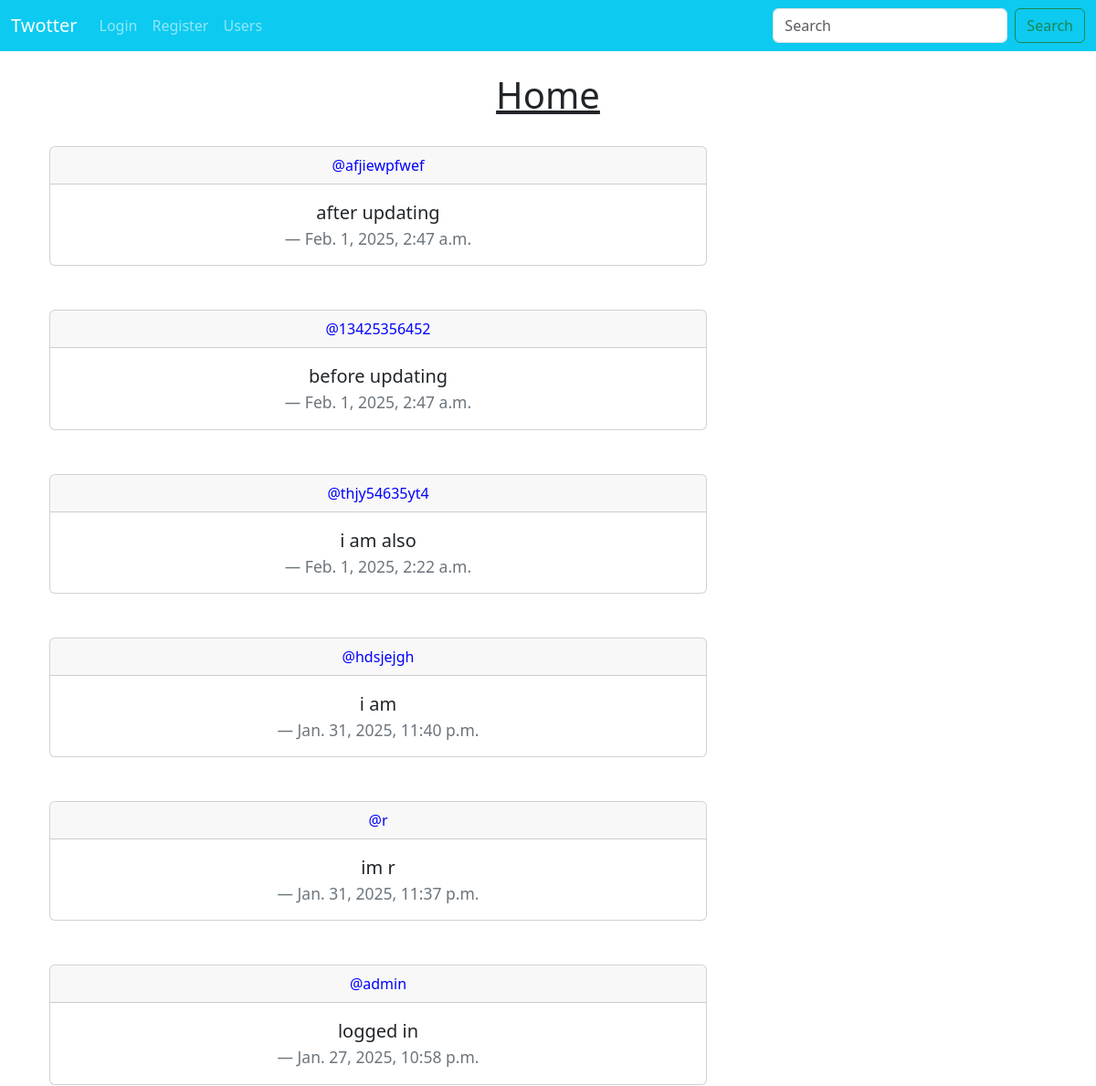
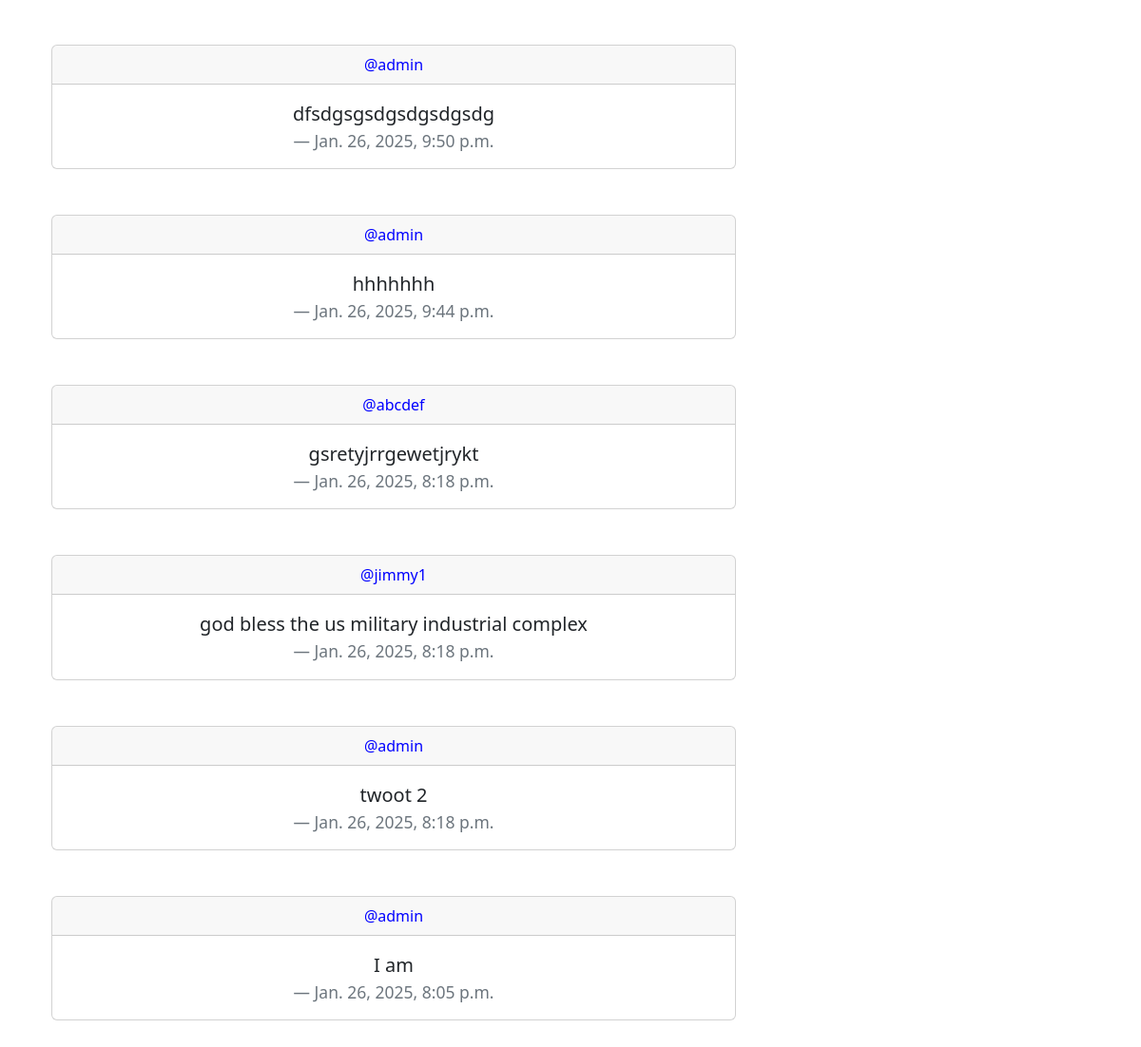
The page / on the database its author committed (2 pictures, top to bottom).
### social/models.py (models this page shows, shortened)
class Twoot(models.Model): #model for a twooter (offbrand tweet)
    user = models.ForeignKey( #many to one relationship between twoot and user, since many tweets can belong to one user
        User,
        related_name="Twoots", #so you can access twoots of a user
        on_delete=models.DO_NOTHING)
    body = models.CharField(max_length=256) #max character count for twoot is 256
    created_at = models.DateTimeField(auto_now_add=True) #created at date is used for sorting

### social/views.py (the view)
# urls.py: 2. Add a URL to urlpatterns:  path('', views.home, name='home')
def home(request):
    if request.user.is_authenticated: #if user logged in
        form = TwootForm(request.POST or None) #create form
        if request.method=="POST":
            if form.is_valid(): #if valid twoot
                twoot = form.save(commit=False)
                twoot.user = request.user
                twoot.save() #add new twoot
                messages.success(request, ("Twoot Posted")) #show success message
                return redirect('home')
        twoots = Twoot.objects.all().order_by("-created_at") #gets all twoots ordered newest to oldest
        return render(request, 'home.html',{"twoots":twoots,"form":form})
    else: #only show twoots (not form) when user not logged in
        twoots = Twoot.objects.all().order_by("-created_at") #gets all twoots ordered newest to oldest
        return render(request, 'home.html', {"twoots": twoots})

### social/templates/home.html (shortened to what this page needs)
{% extends 'base.html' %}
{% block content %}
<br><h1 class="text-center"><u>Home</u></h1><br>
<div class="container text-center">
    <div class="row">
        <div class="col-8">
{% for twoot in twoots %}
<div class="card">
  <div class="card-header">
      <a href="{% url 'profile' twoot.user.profile.user_id %}" style="text-decoration:none; color:blue;" >@{{ twoot.user|lower }}</a>
  </div>
  <div class="card-body">
    <blockquote class="blockquote mb-0">
      <p>{{ twoot.body }}</p>
      <footer class="blockquote-footer">{{ twoot.created_at }}</footer>
    </blockquote>
  </div>
</div>
<br><br>
{% endfor %}
        </div>
    <div class="col-4">
    </div>
    </div></div>
{% endblock %}

### rows shown on the page
Twoot: user "afjiewpfwef", body "after updating", created_at "Feb. 1, 2025, 2:47 a.m."
Twoot: user "13425356452", body "before updating", created_at "Feb. 1, 2025, 2:47 a.m."
Twoot: user "thjy54635yt4", body "i am also", created_at "Feb. 1, 2025, 2:22 a.m."
Twoot: user "hdsjejgh", body "i am", created_at "Jan. 31, 2025, 11:40 p.m."
Twoot: user "r", body "im r", created_at "Jan. 31, 2025, 11:37 p.m."
Twoot: user "admin", body "logged in", created_at "Jan. 27, 2025, 10:58 p.m."
Twoot: user "admin", body "dfsdgsgsdgsdgsdgsdg", created_at "Jan. 26, 2025, 9:50 p.m."
Twoot: user "admin", body "hhhhhhh", created_at "Jan. 26, 2025, 9:44 p.m."
Twoot: user "abcdef", body "gsretyjrrgewetjrykt", created_at "Jan. 26, 2025, 8:18 p.m."
Twoot: user "jimmy1", body "god bless the us military industrial complex", created_at "Jan. 26, 2025, 8:18 p.m."
Twoot: user "admin", body "twoot 2", created_at "Jan. 26, 2025, 8:18 p.m."
Twoot: user "admin", body "I am", created_at "Jan. 26, 2025, 8:05 p.m."
